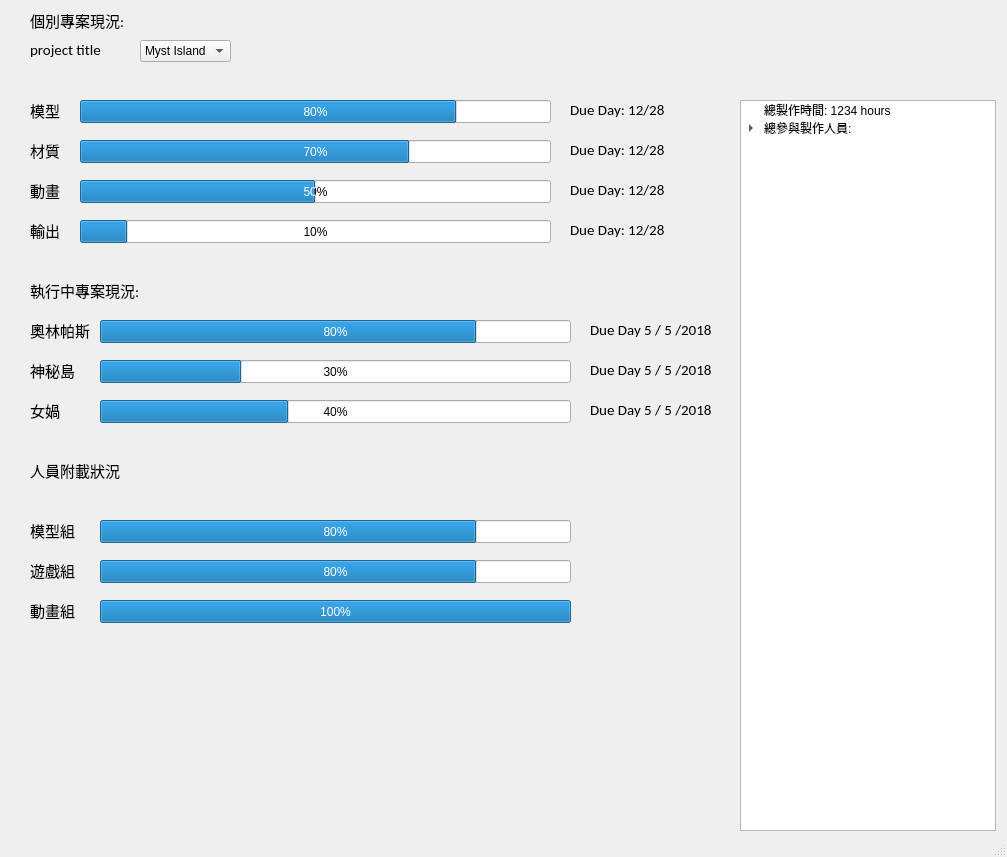
<?xml version="1.0" encoding="UTF-8"?>
<ui version="4.0">
 <class>MainWindow</class>
 <widget class="QMainWindow" name="MainWindow">
  <property name="geometry">
   <rect>
    <x>0</x>
    <y>0</y>
    <width>1007</width>
    <height>857</height>
   </rect>
  </property>
  <property name="windowTitle">
   <string>MainWindow</string>
  </property>
  <widget class="QWidget" name="centralwidget">
   <widget class="QComboBox" name="comboBox_2">
    <property name="geometry">
     <rect>
      <x>140</x>
      <y>40</y>
      <width>91</width>
      <height>22</height>
     </rect>
    </property>
    <item>
     <property name="text">
      <string>Myst Island</string>
     </property>
    </item>
    <item>
     <property name="text">
      <string>奧林帕斯</string>
     </property>
    </item>
    <item>
     <property name="text">
      <string>女媧</string>
     </property>
    </item>
   </widget>
   <widget class="QLabel" name="label_6">
    <property name="geometry">
     <rect>
      <x>30</x>
      <y>40</y>
      <width>111</width>
      <height>20</height>
     </rect>
    </property>
    <property name="font">
     <font>
      <family>Calibri</family>
      <pointsize>11</pointsize>
     </font>
    </property>
    <property name="text">
     <string>project title</string>
    </property>
   </widget>
   <widget class="QLabel" name="label_7">
    <property name="geometry">
     <rect>
      <x>30</x>
      <y>10</y>
      <width>111</width>
      <height>20</height>
     </rect>
    </property>
    <property name="font">
     <font>
      <family>Calibri</family>
      <pointsize>11</pointsize>
     </font>
    </property>
    <property name="text">
     <string>個別專案現況:</string>
    </property>
   </widget>
   <widget class="QProgressBar" name="progressBar">
    <property name="geometry">
     <rect>
      <x>80</x>
      <y>100</y>
      <width>471</width>
      <height>23</height>
     </rect>
    </property>
    <property name="value">
     <number>80</number>
    </property>
   </widget>
   <widget class="QLabel" name="label_8">
    <property name="geometry">
     <rect>
      <x>30</x>
      <y>100</y>
      <width>51</width>
      <height>20</height>
     </rect>
    </property>
    <property name="font">
     <font>
      <family>Calibri</family>
      <pointsize>11</pointsize>
     </font>
    </property>
    <property name="text">
     <string>模型</string>
    </property>
   </widget>
   <widget class="QLabel" name="label_9">
    <property name="geometry">
     <rect>
      <x>30</x>
      <y>140</y>
      <width>51</width>
      <height>20</height>
     </rect>
    </property>
    <property name="font">
     <font>
      <family>Calibri</family>
      <pointsize>11</pointsize>
     </font>
    </property>
    <property name="text">
     <string>材質</string>
    </property>
   </widget>
   <widget class="QLabel" name="label_10">
    <property name="geometry">
     <rect>
      <x>30</x>
      <y>180</y>
      <width>51</width>
      <height>20</height>
     </rect>
    </property>
    <property name="font">
     <font>
      <family>Calibri</family>
      <pointsize>11</pointsize>
     </font>
    </property>
    <property name="text">
     <string>動畫</string>
    </property>
   </widget>
   <widget class="QLabel" name="label_11">
    <property name="geometry">
     <rect>
      <x>30</x>
      <y>220</y>
      <width>51</width>
      <height>20</height>
     </rect>
    </property>
    <property name="font">
     <font>
      <family>Calibri</family>
      <pointsize>11</pointsize>
     </font>
    </property>
    <property name="text">
     <string>輸出</string>
    </property>
   </widget>
   <widget class="QProgressBar" name="progressBar_2">
    <property name="geometry">
     <rect>
      <x>80</x>
      <y>140</y>
      <width>471</width>
      <height>23</height>
     </rect>
    </property>
    <property name="value">
     <number>70</number>
    </property>
   </widget>
   <widget class="QProgressBar" name="progressBar_3">
    <property name="geometry">
     <rect>
      <x>80</x>
      <y>180</y>
      <width>471</width>
      <height>23</height>
     </rect>
    </property>
    <property name="value">
     <number>50</number>
    </property>
   </widget>
   <widget class="QProgressBar" name="progressBar_4">
    <property name="geometry">
     <rect>
      <x>80</x>
      <y>220</y>
      <width>471</width>
      <height>23</height>
     </rect>
    </property>
    <property name="value">
     <number>10</number>
    </property>
   </widget>
   <widget class="QLabel" name="label_12">
    <property name="geometry">
     <rect>
      <x>570</x>
      <y>100</y>
      <width>111</width>
      <height>20</height>
     </rect>
    </property>
    <property name="font">
     <font>
      <family>Calibri</family>
      <pointsize>11</pointsize>
     </font>
    </property>
    <property name="text">
     <string>Due Day: 12/28</string>
    </property>
   </widget>
   <widget class="QLabel" name="label_13">
    <property name="geometry">
     <rect>
      <x>570</x>
      <y>140</y>
      <width>111</width>
      <height>20</height>
     </rect>
    </property>
    <property name="font">
     <font>
      <family>Calibri</family>
      <pointsize>11</pointsize>
     </font>
    </property>
    <property name="text">
     <string>Due Day: 12/28</string>
    </property>
   </widget>
   <widget class="QLabel" name="label_14">
    <property name="geometry">
     <rect>
      <x>570</x>
      <y>180</y>
      <width>111</width>
      <height>20</height>
     </rect>
    </property>
    <property name="font">
     <font>
      <family>Calibri</family>
      <pointsize>11</pointsize>
     </font>
    </property>
    <property name="text">
     <string>Due Day: 12/28</string>
    </property>
   </widget>
   <widget class="QLabel" name="label_15">
    <property name="geometry">
     <rect>
      <x>570</x>
      <y>220</y>
      <width>111</width>
      <height>20</height>
     </rect>
    </property>
    <property name="font">
     <font>
      <family>Calibri</family>
      <pointsize>11</pointsize>
     </font>
    </property>
    <property name="text">
     <string>Due Day: 12/28</string>
    </property>
   </widget>
   <widget class="QLabel" name="label_16">
    <property name="geometry">
     <rect>
      <x>30</x>
      <y>280</y>
      <width>111</width>
      <height>20</height>
     </rect>
    </property>
    <property name="font">
     <font>
      <family>Calibri</family>
      <pointsize>11</pointsize>
     </font>
    </property>
    <property name="text">
     <string>執行中專案現況:</string>
    </property>
   </widget>
   <widget class="QLabel" name="label_17">
    <property name="geometry">
     <rect>
      <x>590</x>
      <y>320</y>
      <width>161</width>
      <height>20</height>
     </rect>
    </property>
    <property name="font">
     <font>
      <family>Calibri</family>
      <pointsize>11</pointsize>
     </font>
    </property>
    <property name="text">
     <string>Due Day 5 / 5 /2018</string>
    </property>
   </widget>
   <widget class="QLabel" name="label_18">
    <property name="geometry">
     <rect>
      <x>30</x>
      <y>320</y>
      <width>71</width>
      <height>20</height>
     </rect>
    </property>
    <property name="font">
     <font>
      <family>Calibri</family>
      <pointsize>11</pointsize>
     </font>
    </property>
    <property name="text">
     <string>奧林帕斯</string>
    </property>
   </widget>
   <widget class="QProgressBar" name="progressBar_5">
    <property name="geometry">
     <rect>
      <x>100</x>
      <y>320</y>
      <width>471</width>
      <height>23</height>
     </rect>
    </property>
    <property name="value">
     <number>80</number>
    </property>
   </widget>
   <widget class="QLabel" name="label_19">
    <property name="geometry">
     <rect>
      <x>30</x>
      <y>360</y>
      <width>71</width>
      <height>20</height>
     </rect>
    </property>
    <property name="font">
     <font>
      <family>Calibri</family>
      <pointsize>11</pointsize>
     </font>
    </property>
    <property name="text">
     <string>神秘島</string>
    </property>
   </widget>
   <widget class="QLabel" name="label_20">
    <property name="geometry">
     <rect>
      <x>590</x>
      <y>360</y>
      <width>161</width>
      <height>20</height>
     </rect>
    </property>
    <property name="font">
     <font>
      <family>Calibri</family>
      <pointsize>11</pointsize>
     </font>
    </property>
    <property name="text">
     <string>Due Day 5 / 5 /2018</string>
    </property>
   </widget>
   <widget class="QProgressBar" name="progressBar_6">
    <property name="geometry">
     <rect>
      <x>100</x>
      <y>360</y>
      <width>471</width>
      <height>23</height>
     </rect>
    </property>
    <property name="value">
     <number>30</number>
    </property>
   </widget>
   <widget class="QLabel" name="label_21">
    <property name="geometry">
     <rect>
      <x>30</x>
      <y>400</y>
      <width>71</width>
      <height>20</height>
     </rect>
    </property>
    <property name="font">
     <font>
      <family>Calibri</family>
      <pointsize>11</pointsize>
     </font>
    </property>
    <property name="text">
     <string>女媧</string>
    </property>
   </widget>
   <widget class="QProgressBar" name="progressBar_7">
    <property name="geometry">
     <rect>
      <x>100</x>
      <y>400</y>
      <width>471</width>
      <height>23</height>
     </rect>
    </property>
    <property name="value">
     <number>40</number>
    </property>
   </widget>
   <widget class="QLabel" name="label_22">
    <property name="geometry">
     <rect>
      <x>590</x>
      <y>400</y>
      <width>161</width>
      <height>20</height>
     </rect>
    </property>
    <property name="font">
     <font>
      <family>Calibri</family>
      <pointsize>11</pointsize>
     </font>
    </property>
    <property name="text">
     <string>Due Day 5 / 5 /2018</string>
    </property>
   </widget>
   <widget class="QLabel" name="label_23">
    <property name="geometry">
     <rect>
      <x>30</x>
      <y>460</y>
      <width>101</width>
      <height>20</height>
     </rect>
    </property>
    <property name="font">
     <font>
      <family>Calibri</family>
      <pointsize>11</pointsize>
     </font>
    </property>
    <property name="text">
     <string>人員附載狀況</string>
    </property>
   </widget>
   <widget class="QTreeWidget" name="treeWidget">
    <property name="geometry">
     <rect>
      <x>740</x>
      <y>100</y>
      <width>256</width>
      <height>731</height>
     </rect>
    </property>
    <attribute name="headerVisible">
     <bool>false</bool>
    </attribute>
    <column>
     <property name="text">
      <string>1</string>
     </property>
    </column>
    <item>
     <property name="text">
      <string>總製作時間: 1234 hours     </string>
     </property>
    </item>
    <item>
     <property name="text">
      <string>總參與製作人員:</string>
     </property>
     <item>
      <property name="text">
       <string>小樂</string>
      </property>
     </item>
     <item>
      <property name="text">
       <string>sandy</string>
      </property>
     </item>
     <item>
      <property name="text">
       <string>小黑</string>
      </property>
     </item>
     <item>
      <property name="text">
       <string>小豪</string>
      </property>
     </item>
     <item>
      <property name="text">
       <string>保羅</string>
      </property>
     </item>
    </item>
   </widget>
   <widget class="QLabel" name="label_24">
    <property name="geometry">
     <rect>
      <x>30</x>
      <y>520</y>
      <width>71</width>
      <height>20</height>
     </rect>
    </property>
    <property name="font">
     <font>
      <family>Calibri</family>
      <pointsize>11</pointsize>
     </font>
    </property>
    <property name="text">
     <string>模型組</string>
    </property>
   </widget>
   <widget class="QProgressBar" name="progressBar_8">
    <property name="geometry">
     <rect>
      <x>100</x>
      <y>520</y>
      <width>471</width>
      <height>23</height>
     </rect>
    </property>
    <property name="value">
     <number>80</number>
    </property>
   </widget>
   <widget class="QLabel" name="label_25">
    <property name="geometry">
     <rect>
      <x>30</x>
      <y>560</y>
      <width>71</width>
      <height>20</height>
     </rect>
    </property>
    <property name="font">
     <font>
      <family>Calibri</family>
      <pointsize>11</pointsize>
     </font>
    </property>
    <property name="text">
     <string>遊戲組</string>
    </property>
   </widget>
   <widget class="QProgressBar" name="progressBar_9">
    <property name="geometry">
     <rect>
      <x>100</x>
      <y>560</y>
      <width>471</width>
      <height>23</height>
     </rect>
    </property>
    <property name="value">
     <number>80</number>
    </property>
   </widget>
   <widget class="QLabel" name="label_26">
    <property name="geometry">
     <rect>
      <x>30</x>
      <y>600</y>
      <width>71</width>
      <height>20</height>
     </rect>
    </property>
    <property name="font">
     <font>
      <family>Calibri</family>
      <pointsize>11</pointsize>
     </font>
    </property>
    <property name="text">
     <string>動畫組</string>
    </property>
   </widget>
   <widget class="QProgressBar" name="progressBar_10">
    <property name="geometry">
     <rect>
      <x>100</x>
      <y>600</y>
      <width>471</width>
      <height>23</height>
     </rect>
    </property>
    <property name="maximum">
     <number>100</number>
    </property>
    <property name="value">
     <number>100</number>
    </property>
   </widget>
  </widget>
  <widget class="QStatusBar" name="statusbar"/>
 </widget>
 <resources/>
 <connections/>
</ui>
